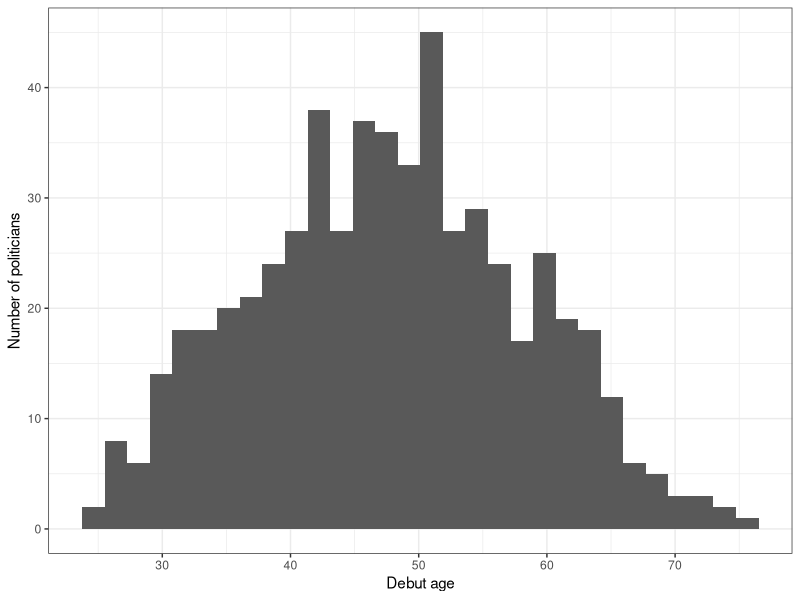
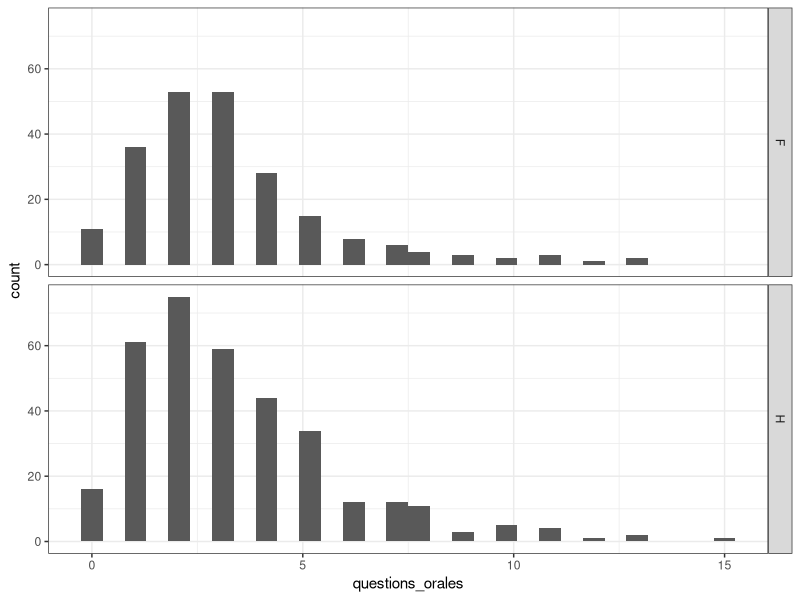

The R script that drew these images, in order:
## ---- chunk 1
#| echo: true
#| code-fold: true

library(readr)
library(ggplot2)

deputes <- read_csv(file = "data/deputes2019.csv")
# Download: https://github.com/bonStats/mash-abm/tree/main/data
# change location to match folder of 'deputes2019.csv' on your computer

ggplot(deputes) + 
  geom_histogram(aes(x = (premier_elu - date_naissance)/356.25)) +
  scale_x_continuous("Debut age") +
  scale_y_continuous("Number of politicians") +
  theme_bw()

## ---- chunk 2
#| echo: true
#| code-fold: true

library(readr)
library(ggplot2)

deputes <- read_csv(file = "data/deputes2019.csv")
# Download: https://github.com/bonStats/mash-abm/tree/main/data
# change location to match folder of 'deputes2019.csv' on your computer

ggplot(deputes) + 
  geom_histogram(aes(x = questions_orales)) +
  facet_grid(rows = "sexe") + 
  theme_bw()

